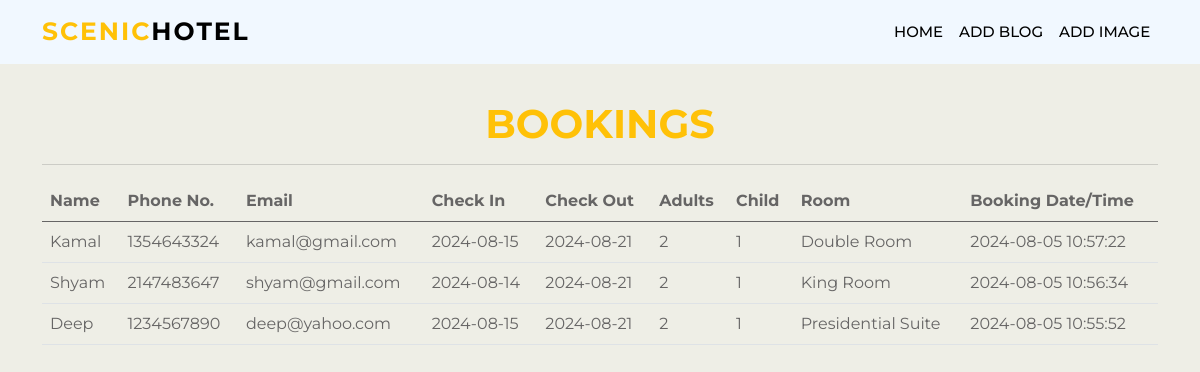
Page /dashboard.php on the committed database.
### tables this page shows
CREATE TABLE IF NOT EXISTS `book` (
  `id` int(11) NOT NULL AUTO_INCREMENT,
  `name` varchar(100) NOT NULL,
  `phone` int(11) NOT NULL,
  `email` varchar(100) NOT NULL,
  `checkin` date NOT NULL,
  `checkout` date NOT NULL,
  `adults` int(11) NOT NULL,
  `child` int(11) NOT NULL,
  `room` varchar(50) NOT NULL,
  `currentdate` datetime NOT NULL,
  PRIMARY KEY (`id`)
);

### dashboard.php (the view, shortened to what this page needs)
<?php include "adminheader.php"?>
<div class="container" style="margin-top:50px ;">
<div class="text-center">
                              <h1 class="section-title2 text-center text-warning text-uppercase" data-aos="fade-down" data-aos-duration="1400">Bookings</h1>
                    </div><hr>
<table class="table" data-aos="fade-up" data-aos-duration="1400">
          <thead>
        <tr>
            <th>Name</th>
            <th>Phone No.</th>
            <th>Email</th>
            <th>Check In</th>
            <th>Check Out</th>
            <th>Adults</th>
            <th>Child</th>
            <th>Room</th>
            <th>Booking Date/Time</th>
        </tr>
    </thead>
    <tbody>
    <?php
          $qry="select * from book";
          $run=mysqli_query($con,$qry);
          while($data=mysqli_fetch_array($run)){
          echo "<tr>
            <td>".$data['name']."</td>
            <td>".$data['phone']."</td>
            <td>".$data['email']."</td>
            <td>".$data['checkin']."</td>
            <td>".$data['checkout']."</td>
            <td>".$data['adults']."</td>
            <td>".$data['child']."</td>
            <td>".$data['room']."</td>
            <td>".$data['currentdate']."</td>
        </tr>";
            }
            ?>
    </tbody>
</table>
</div>

### style.css (style rules this page uses)
* { font-family: 'Montserrat', sans-serif; }
body { background-color: rgb(238, 238, 230); }
.section-title2 { margin-top: 100px; }

### rows in the picture
book: name "Kamal", phone "1354643324", email "kamal@gmail.com", checkin "2024-08-15", checkout "2024-08-21", adults "2", child "1", room "Double Room", currentdate "2024-08-05 10:57:22"
book: name "Shyam", phone "2147483647", email "shyam@gmail.com", checkin "2024-08-14", checkout "2024-08-21", adults "2", child "1", room "King Room", currentdate "2024-08-05 10:56:34"
book: name "Deep", phone "1234567890", email "deep@yahoo.com", checkin "2024-08-15", checkout "2024-08-21", adults "2", child "1", room "Presidential Suite", currentdate "2024-08-05 10:55:52"
